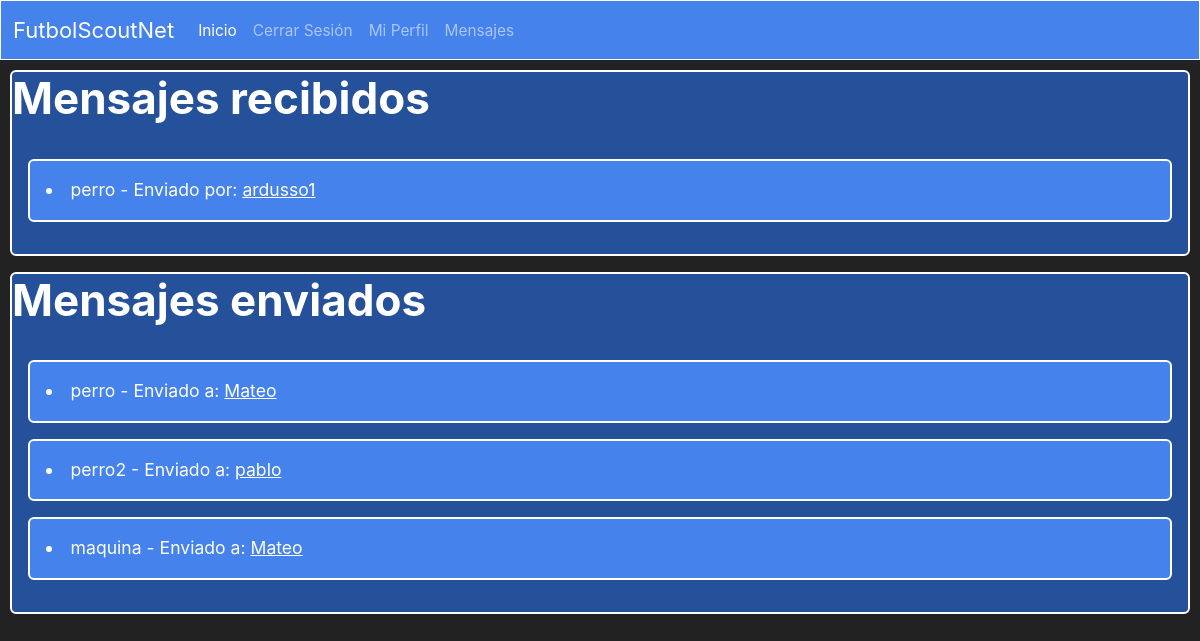
Page /mensajes/ardusso1/ (signed in) on the earlier database version.
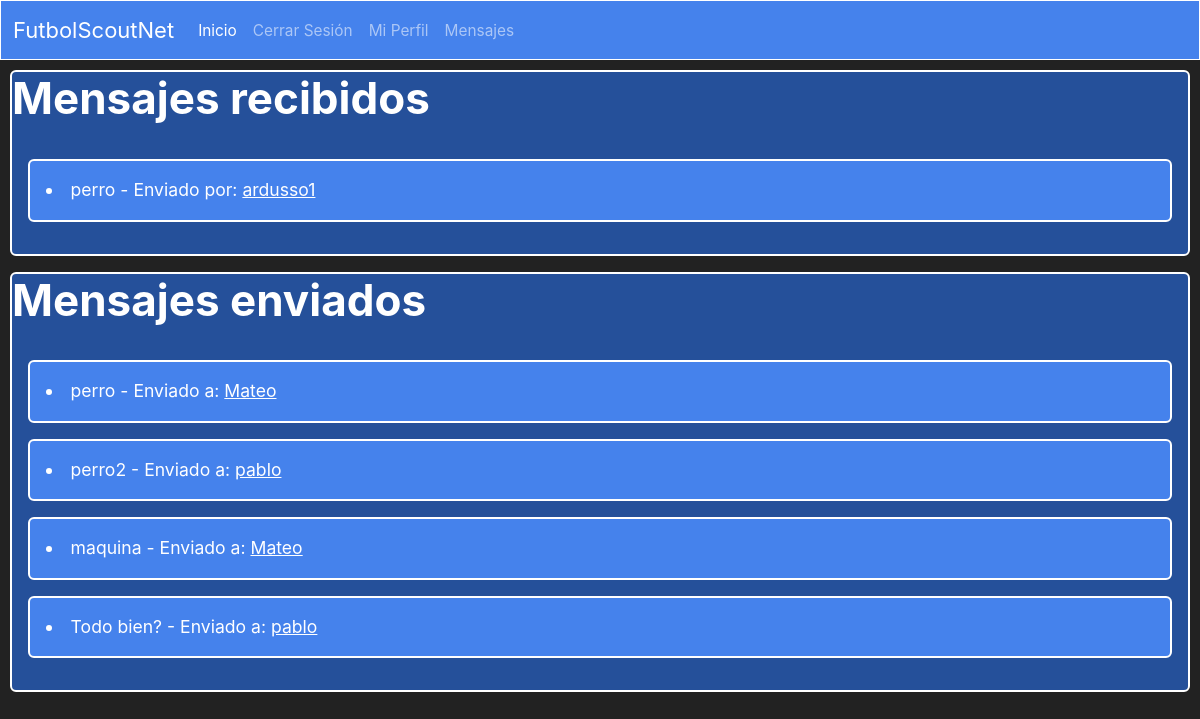
Same page on the later database version.
### sitio/models.py (models this page shows)
class Mensaje(models.Model):
    emisor = models.ForeignKey(User, on_delete=models.CASCADE, related_name='mensajes_enviados', null=True, blank=True)
    receptor = models.ForeignKey(User, on_delete=models.CASCADE, related_name='mensajes_recibidos', null=True, blank=True)
    contenido = models.CharField(max_length=500)
    fecha = models.DateTimeField(default=timezone.now)

### sitio/views.py (the view)
# urls.py: path('mensajes/<str:username>/', views.mensajes, name='mensajes'),
@login_required
def mensajes(request, username=None):
    current_user = request.user
    if username and username != current_user.username:
        target_user = get_object_or_404(User, username=username)
        mensajes_enviados = Mensaje.objects.filter(emisor=current_user, receptor=target_user)
        mensajes_recibidos = Mensaje.objects.filter(emisor=target_user, receptor=current_user)
    else:
        target_user = current_user
        mensajes_enviados = Mensaje.objects.filter(emisor=current_user)
        mensajes_recibidos = Mensaje.objects.filter(receptor=current_user)
    return render(request, 'mensajes.html', {'target_user': target_user, 'mensajes_enviados': mensajes_enviados, 'mensajes_recibidos': mensajes_recibidos})

### sitio/templates/mensajes.html (shortened to what this page needs)
{% extends 'layout.html' %}
{% load static %}
{% block contenido %}
     <div class="card text-white mb-3" style="max-width: 100rem; border: 2px solid white; margin: 10px; background-color: #25509a;">
            <h1> Mensajes recibidos</h1>
            <div class="card-body">
                {% for mensaje in mensajes_recibidos %}
                    <div class="card text-white bg-primary mb-3" style="border: 2px solid white;">
                        <div class="card-body">
                            <li>{{ mensaje.contenido }} - Enviado por: <a href="/profile/{{mensaje.receptor.username}}" style="color: white;">{{mensaje.receptor.username}}</a> </li>
                        </div>
                    </div>
                    {% endfor %}
                </div>
            </div>
    <div class="card text-white mb-3" style="max-width: 100rem; border: 2px solid white; margin: 10px; background-color: #25509a;">
        <h1> Mensajes enviados</h1>
        <div class="card-body">
            {% for mensaje in mensajes_enviados %}
                <div class="card text-white bg-primary mb-3" style="border: 2px solid white;">
                    <div class="card-body">
                        <li>{{ mensaje.contenido }} - Enviado a: <a href="/profile/{{mensaje.receptor.username}}" style="color: white;">{{mensaje.receptor.username}}</a> </li></li>
                    </div>
                </div>
            {% endfor %}
        </div>
    </div>
{% endblock %}

### sitio/templates/layout.html (shortened to what this page needs)
{% extends 'base.html' %}
{% load static %}
{% block content %}
<body>
    <nav class="navbar navbar-expand-lg bg-primary" data-bs-theme="dark" style="border: 1px solid white;">
      <div class="container-fluid">
        <a class="navbar-brand">FutbolScoutNet</a>
        <div class="collapse navbar-collapse" id="navbarColor02">
          <ul class="navbar-nav me-auto">
            <li class="nav-item">
              <a class="nav-link active" href="/home">Inicio
              </a>
            </li>
            {% if user.is_authenticated %}
              <li class="nav-item">
                  <a class="nav-link" href="/accounts/logout/">Cerrar Sesión</a>
              </li>
              <li class="nav-item">
                  <a class="nav-link" href="/profile/{{request.user.username}}">Mi Perfil</a>
              </li>
              <li class="nav-item">
                  <a class="nav-link" href="/mensajes/{{request.user.username}}">Mensajes</a>
              </li>
            {% endif %}
          </ul>
        </div>
      </div>
    </nav>
    {% block contenido %}
    {% endblock %}
</body>
{% endblock %}

### templates/base.html (shortened to what this page needs)
<!DOCTYPE html>
<html>
<head>
  <link rel="stylesheet" href="https://bootswatch.com/5/litera/bootstrap.css" />
</head>
<body>
  {% block content %}
  {% endblock %}
</body>
</html>

### templates/base.html (style rules this page uses)
body { background-color: #222; color: white; }

Differences in the rows shown:
added Mensaje: contenido "Todo bien?", receptor.username "pablo", shown under "Mensajes enviados"
